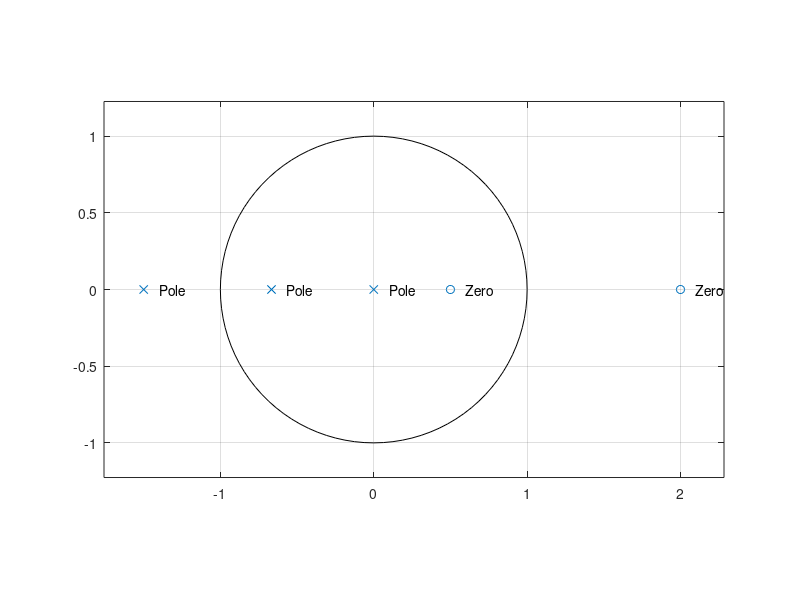

Recreate this plot in MATLAB. (Note: this script raises an error after producing the figure.)
%% Alexander Faust
%
% ECE 310 - Problem Set 2
% October 5, 2023
%
clc; clear; close all;

%% Question 1
% List a and b values:
a = [-2 5 -2];
b = [6 13 6 0];
% Compute zpk from num and den:
[z,p,k] = tf2zp(a, b);

figure;
zplane(z, p);

text(real(z)+0.1,imag(z),"Zero")
text(real(p)+0.1,imag(p),"Pole")

%% Question 2
% List sampling and filter parameters:

fs = 40e6;          % Sampling rate [Hz]
Ny = fs/2;          % Nyquist [Hz]
fpass1 = 9e6;       % Lower passband edge [Hz]
fpass2 = 12.5e6;    % Upper passband edge [Hz]
fstop1 = 9.5e6;     % Lower stopband edge [Hz]
fstop2 = 12e6;      % Upper stopband edge [Hz]
Ap = 1.5;           % Passband variation [dB]
Ast = 40;           % Stopband attenuation [dB]

% Question 2 - part a)
% Obtain the order of the butterworth filter for each case:
[n_butter_dig, Wn_butter_digital] = buttord([fpass1, fpass2]/(fs/2), [fstop1, fstop2]/(fs/2), Ap, Ast);
[n_butter_analog, Wn_butter_analog] = buttord([fpass1, fpass2], [fstop1, fstop2], Ap, Ast, 's');

% Obtain the order of the Chebyshev I filter for each case:
[n_cheby1_dig, Wn_cheby1_digital] = cheb1ord([fpass1, fpass2]/(fs/2), [fstop1, fstop2]/(fs/2),Ap, Ast); 
[n_cheby1_analog, Wn_cheby1_analog] = cheb1ord([fpass1, fpass2], [fstop1, fstop2], Ap, Ast, 's');

% Obtain the order of the Chebyshev II filter for each case:
[n_cheby2_dig, Wn_cheby2_digital] = cheb2ord([fpass1, fpass2]/(fs/2), [fstop1, fstop2]/(fs/2), Ap, Ast);
[n_cheby2_analog, Wn_cheby2_analog] = cheb2ord([fpass1, fpass2], [fstop1, fstop2], Ap, Ast, 's');

% Obtain the order of the Elliptic filter for each case:
[n_ellip_dig, Wn_ellip_digital] = ellipord([fpass1, fpass2]/(fs/2), [fstop1, fstop2]/(fs/2), Ap, Ast);
[n_ellip_analog, Wn_ellip_analog] = ellipord([fpass1, fpass2], [fstop1, fstop2], Ap, Ast, 's');

% Question 2 - part b) & part c)
% Frequency range to plot over:
w = linspace(0, 20e6, 1000);

%% Create the Butterworth filter given filter order in part a):
[B_BW_dig, A_BW_dig] = butter(n_butter_dig, Wn_butter_digital, 'stop');
[B_BW_analog, A_BW_analog] = butter(n_butter_analog, Wn_butter_analog, 'stop', 's');
[Z_BW_dig, P_BW_dig, ~] = butter(n_butter_dig, Wn_butter_digital, 'stop');
[Z_BW_analog, P_BW_analog, ~] = butter(n_butter_analog, Wn_butter_analog, 'stop', 's');

% Compute frequency response at frequencies w for both cases:
H_BW_dig = freqz(B_BW_dig, A_BW_dig, w, fs);
H_BW_analog = freqs(B_BW_analog, A_BW_analog, w);
H_BW_dig_dB = 20*log10(abs(H_BW_dig));
H_BW_analog_dB = 20*log10(abs(H_BW_analog));

% Plot the poles and zeros plot / magnitude and phase response:
poles_zeros(Z_BW_dig, P_BW_dig, Z_BW_analog, P_BW_analog, "Butterworth");
plotFreq(H_BW_dig, H_BW_analog, w, "Butterworth");

%% Create the Chebyshev I filter given filter order in part a):
[B_cheby1_dig, A_cheby1_dig] = cheby1(n_cheby1_dig, Ap, Wn_cheby1_digital, 'stop');
[B_cheby1_analog, A_cheby1_analog] = cheby1(n_cheby1_analog, Ap, Wn_cheby1_analog, 'stop', 's');
[Z_cheby1_dig, P_cheby1_dig, ~] = cheby1(n_cheby1_dig, Ap, Wn_cheby1_digital, 'stop');
[Z_cheby1_analog, P_cheby1_analog, ~] = cheby1(n_cheby1_analog, Ap, Wn_cheby1_analog, 'stop', 's');

% Compute frequency response at frequencies w for both cases:
H_cheby1_dig = freqz(B_cheby1_dig, A_cheby1_dig, w, fs);
H_cheby1_analog = freqs(B_cheby1_analog, A_cheby1_analog, w);
H_cheby1_dig_dB = 20*log10(abs(H_cheby1_dig));
H_cheby1_analog_dB = 20*log10(abs(H_cheby1_analog));

% Plot the poles and zeros plot / magnitude and phase response:
poles_zeros(Z_cheby1_dig, P_cheby1_dig, Z_cheby1_analog, P_cheby1_analog, "Chebyshev I");
plotFreq(H_cheby1_dig, H_cheby1_analog, w, "Chebyshev I");

%% Create the Chebyshev II filter given filter order in part a):
[B_cheby2_dig, A_cheby2_dig] = cheby2(n_cheby2_dig, Ast, Wn_cheby2_digital, 'stop');
[B_cheby2_analog, A_cheby2_analog] = cheby2(n_cheby2_analog, Ast, Wn_cheby2_analog, 'stop', 's');
[Z_cheby2_dig, P_cheby2_dig, ~] = cheby2(n_cheby2_dig, Ast, Wn_cheby2_digital, 'stop');
[Z_cheby2_analog, P_cheby2_analog, ~] = cheby2(n_cheby2_analog, Ast, Wn_cheby2_analog, 'stop', 's');

% Compute frequency response at frequencies w for both cases:
H_cheby2_dig = freqz(B_cheby2_dig, A_cheby2_dig, w, fs);
H_cheby2_analog = freqs(B_cheby2_analog, A_cheby2_analog, w);
H_cheby2_dig_dB = 20*log10(abs(H_cheby2_dig));
H_cheby2_analog_dB = 20*log10(abs(H_cheby2_analog));

% Plot the poles and zeros plot / magnitude and phase response:
poles_zeros(Z_cheby2_dig, P_cheby2_dig, Z_cheby2_analog, P_cheby2_analog, "Chebyshev II");
plotFreq(H_cheby2_dig, H_cheby2_analog, w, "Chebyshev II");

% List Filter order:
Cases = ["Analog" ; "Digital"];
Butterworth_Order = [2*n_butter_analog ; 2*n_butter_dig];
ChebyshevI_Order = [2*n_cheby1_analog ; 2*n_cheby1_dig];
ChebyshevII_Order = [2*n_cheby2_analog ; 2*n_cheby2_dig];
Elliptic_order = [2*n_ellip_analog ; 2*n_ellip_dig];

Filter_Order_Table = table(Cases, Butterworth_Order, ChebyshevI_Order, ChebyshevII_Order, Elliptic_order);
disp("Displaying filter order for each type:" + newline);
disp(Filter_Order_Table);
%% Create the Elliptic filter given the filter order in part a):
[B_ellip_dig, A_ellip_dig] = ellip(n_ellip_dig, Ap, Ast, Wn_ellip_digital, 'stop');
[B_ellip_analog, A_ellip_analog] = ellip(n_ellip_analog, Ap, Ast, Wn_ellip_analog, 'stop', 's');
[Z_ellip_dig, P_ellip_dig, ~] = ellip(n_ellip_dig, Ap, Ast, Wn_ellip_digital, 'stop');
[Z_ellip_analog, P_ellip_analog, ~] = ellip(n_ellip_analog, Ap, Ast, Wn_ellip_analog, 'stop', 's');

% Compute frequency response at frequencies w for both cases:
H_ellip_dig = freqz(B_ellip_dig, A_ellip_dig, w, fs);
H_ellip_analog = freqs(B_ellip_analog, A_ellip_analog, w);
H_ellip_dig_dB = 20*log10(abs(H_ellip_dig));
H_ellip_analog_dB = 20*log10(abs(H_ellip_analog));

% Plot the poles and zeros plot / magnitude and phase response:
poles_zeros(Z_ellip_dig, P_ellip_dig, Z_ellip_analog, P_ellip_analog, "Elliptic");
plotFreq(H_ellip_dig, H_ellip_analog, w, "Elliptic");

% Question 2 - part d)
% Find index of edges:
indstop1 = find(w <= fstop1);
indstop2 = find(w <= fstop2);
indpass1 = find(w <= fpass1);
indpass2 = find(w <= fpass2);


Stopband_edges = [9.5 ; 12 ; "Passband Edges" ; 9 ; 12.5];           % Stop band frequencies in Hz
BW_dig = [H_BW_dig_dB(indstop1(end)) ; H_BW_dig_dB(indstop2(end)) ; "=====" ; H_BW_dig_dB(indpass1(end)) ; H_BW_dig_dB(indpass2(end))];
BW_analog = [H_BW_analog_dB(indstop1(end)) ; H_BW_analog_dB(indstop2(end)) ; "=====" ; H_BW_analog_dB(indpass1(end)) ; H_BW_analog_dB(indpass2(end))];
Cheby1_dig = [H_cheby1_dig_dB(indstop1(end)) ; H_cheby1_dig_dB(indstop2(end)) ; "=====" ; H_cheby1_dig_dB(indpass1(end)) ; H_cheby1_dig_dB(indpass2(end))];
Cheby1_analog = [H_cheby1_analog_dB(indstop1(end)) ; H_cheby1_analog_dB(indstop2(end)) ; "=====" ; H_cheby1_analog_dB(indpass1(end)) ; H_cheby1_analog_dB(indpass2(end))];
Cheby2_dig = [H_cheby2_dig_dB(indstop1(end)) ; H_cheby2_dig_dB(indstop2(end)) ; "=====" ; H_cheby2_dig_dB(indpass1(end)) ; H_cheby2_dig_dB(indpass2(end))];
Cheby2_analog = [H_cheby2_analog_dB(indstop1(end)) ; H_cheby2_analog_dB(indstop2(end)) ; "=====" ; H_cheby2_analog_dB(indpass1(end)) ; H_cheby2_analog_dB(indpass2(end))];
Elliptic_dig = [H_ellip_dig_dB(indstop1(end)) ; H_ellip_dig_dB(indstop2(end)) ; "=====" ; H_ellip_dig_dB(indpass1(end)) ; H_ellip_dig_dB(indpass2(end))];
Elliptic_analog = [H_ellip_analog_dB(indstop1(end)) ; H_ellip_analog_dB(indstop2(end)) ; "=====" ; H_ellip_analog_dB(indpass1(end)) ; H_ellip_analog_dB(indpass2(end))];

Gain_table = table(Stopband_edges, BW_dig, BW_analog, Cheby1_dig, Cheby1_analog, Cheby2_dig, Cheby2_analog, Elliptic_dig, Elliptic_analog);
disp("Displaying table with gain values in [dB] at the stop band or passband edges:" + newline);
disp(Gain_table);
%% Problem 3
% Create the Kaiser Window:
% List the delta pass and stop parameters on a LINEAR scale
del_pass = 10 ^ (-Ap / 20);
del_stop = 10 ^ (-Ast / 20);

% Create stopband and passband edge frequeny vector [Hz]:
F = [fpass1, fstop1, fstop2, fpass2];
% Specify the passband and stop band via the A vector:
A = [1 0 1];
% Specify maximum ripples (ON A LINEAR SCALE)
DEV = [del_pass, del_stop, del_pass];
% Determine kaiser order based on the specs:
[kais_ord, Wn, bta, filtype] = kaiserord(F, A, DEV, fs);
kais_window = kaiser(kais_ord + 1, bta);
% Determine Equiripple FIR design based on Parks-McClellan:
[pm_ord, Fp, As, W] = firpmord(F, A, DEV, fs);

% Determine the filter coefficients of the Kaiser filter:
B_kaiser = fir1(kais_ord, Wn, filtype, kais_window, 'noscale');

% Determine pm FIR filter:
B_pm = firpm(pm_ord, Fp, As, W);


% Question 3 - part b)
% Indicate length of each filter:
kaiser_length = length(B_kaiser);
pm_length = length(B_pm);

% Create stem plot of each filter:
figure;
subplot(2, 1, 1);
stem(0 : (kaiser_length - 1), B_kaiser);
title("Filter Coefficients for Kaiser");
xlabel("Index");
ylabel("Value");

subplot(2, 1, 2);
stem(0 : (pm_length - 1), B_pm);
title("Filter Coefficients for Equiripple");
xlabel("Index");
ylabel("Value");


% Create pole and zero plot for each filter:
figure;
subplot(2, 1, 1);
zplane(B_kaiser, 1);
title("Pole Zero Plot for Kaiser");

subplot(2, 1, 2);
zplane(B_pm);
title("Pole Zero Plot for Equiripple");

% Plot the magnitude response for each filter:
[H_kaiser, Wn_kaiser] = freqz(B_kaiser, 1, w, fs);
[H_pm, Wn_pm] = freqz(B_pm, 1, w, fs);

figure;
subplot(2, 1, 1);
plot(Wn_kaiser / 1e6, 20*log10(abs(H_kaiser)));
title("Frequency Response of Kaiser");
ylim([-50 2]);
xlabel("Frequency [MHz]");
ylabel("Magnitude [dB]");

% Plot phase degree
phase_kaiser_radians_dig = angle(H_kaiser);
phase_kaiser_deg_dig = unwrap(phase_kaiser_radians_dig) * 180/pi;
subplot(2, 1, 2);
plot(w/1e6, phase_kaiser_deg_dig);
title("Phase Response of Digital Kaiser FIR Filter");
xlabel("Frequency [MHz]");
ylabel("Phase [degrees]");

figure;
subplot(2, 1, 1);
plot(Wn_pm / 1e6, 20*log10(abs(H_pm)));
title("Frequency Response of Equiripple");
ylim([-50 2]);
xlabel("Frequency [MHz]");
ylabel("Magnitude [dB]");

phase_PM_radians_dig = angle(H_pm);
phase_PM_deg_dig = unwrap(phase_PM_radians_dig) * 180/pi;
subplot(2, 1, 2);
plot(w/1e6, phase_PM_deg_dig);
title("Phase Response of digital Equiripple FIR Filter");
xlabel("Frequency [MHz]");
ylabel("Phase [degrees]");

% Question 3 - part c)
W_ratio = W(1) / W(2);
del_ratio = del_stop / del_pass;

disp("Checking the ratio of weights to the ratio of tolerance to look for equivalence..." + newline);
disp("W_pass / W_stop = " + W_ratio + ", and del_stop / del_pass = " + del_ratio + newline + ...
     "Clearly, the values are equal." + newline);

% Question 3 - part d)
% Examine the passband range:
passband_indices = find(w < 9e6);

% Determine max and mingain in passband:
maxgain_PB_pm = max(20*log10(abs(H_pm(1 : passband_indices(end)))));
mingain_PB_pm = min(20*log10(abs(H_pm(1 : passband_indices(end)))));
disp("Max gain in passband for Parks McClellan: " + maxgain_PB_pm + ", Min gain: " + mingain_PB_pm);

maxgain_PB_kaiser = max(20*log10(abs(H_kaiser(1 : passband_indices(end)))));
mingain_PB_kaiser = min(20*log10(abs(H_kaiser(1 : passband_indices(end)))));
disp("Max gain in passband for Kaiser: " + maxgain_PB_kaiser + ", Min gain: " + mingain_PB_kaiser + newline);

% Determine if the max gain in the stop band is always less than or equal
% to 30dB:
ind1 = find(w < 12e6);
ind2 = find(w < 9.5e6);
stopband_indices = ind1(ind2(end) + 1 : end);

% For the PM filter:
for i = 1:length(stopband_indices)
    % Create a way to tell at the end if the process completed
    % successfully:
    err = 0;

    if 20*log10(abs(H_pm(stopband_indices(i)))) > -30
        disp("Equiripple filter design in the stop band is above 30dB at frequency: " + w(stopband_indices(i)));
        err = err + 1;
    end
    
    if i == length(stopband_indices)
        if err == 0
            disp("Equiripple filter design in the stop band is always below 30dB!");
        else 
            disp("Equiripple filter design failed to meet specs at more than one frequency...");
        end
    end
end

% For the Kaiser Filter:
for i = 1:length(stopband_indices)
    % Create a way to tell at the end if the process completed
    % successfully:
    err = 0;

    if 20*log10(abs(H_kaiser(stopband_indices(i)))) > -30
        disp("Kaiser filter design in the stop band is below 30dB at frequency: " + w(stopband_indices(i)));
        err = err + 1;
    end
    
    if i == length(stopband_indices)
        if err == 0
            disp("Kaiser filter design in the stop band is always below 30dB!");
        else
            disp("Kaiser filter design failed to meet specs at more than one frequency");
        end
    end
end

% Question 3 - part e)
disp(newline);
disp("According to the simulations in the passband and the difference between the max and min" + newline + ...
    "the filter design for the Kaiser filter, it meets the specs. However, the equiripple has a little more than a 1.5dB" + newline + ...
    "difference in the max and min gain. This means that it did not meet the specs exactly in the passband. I would fix this" + newline + ...
    "by perhaps lowering the ripple factor when passing variables through the filter.");

%% Functions Created:
% Create function to simply make freqs/freqz plots of each filter created
% the same way for different A and B coefficients:
function plotFreq(H1, H2, w, filter_name)
    % Create digital magnitude response with the given w frequency range 
    % and the phase response
    figure;
    subplot(2, 1, 1);
    plot(w/1e6, 20*log10(abs(H1)));
    % freqz(B_digital, A_digital);
    title("Magnitude response of digital " + filter_name + " IIR Filter");
    xlabel("Frequency [MHz]");
    ylabel("Magnitude [dB]");
    ylim([-50 2]);
    
    % Create plot of phase response:
    phase_radians_dig = angle(H1);
    phase_deg_dig = unwrap(phase_radians_dig) * 180/pi;
    subplot(2, 1, 2);
    plot(w/1e6, phase_deg_dig);
    title("Phase Response of digital " + filter_name + " IIR Filter");
    xlabel("Frequency [MHz]");
    ylabel("Phase [degrees]");
    
    % Create analog magnitude response:
    figure;
    subplot(2, 1, 1);
    plot(w/1e6, 20*log10(abs(H2)));
    title("Magnitude Response of analog " + filter_name + " IIR Filter");
    xlabel("Frequency [MHz]");
    ylabel("Magnitude [dB]");
    ylim([-50 2]);

    % Create subplot for analog phas response:
    phase_radians_analog = angle(H2);
    phase_deg_analog = unwrap(phase_radians_analog) * 180/pi;
    subplot(2, 1, 2);
    plot(w/1e6, phase_deg_analog);
    title("Phase Response of analog " + filter_name + " IIR Filter");
    xlabel("Frequency [MHz]");
    ylabel("Phase [degrees]");
end

% Function to create pole and zero plots for each filter:
function poles_zeros(Z_dig, P_dig, Z_analog, P_analog, filter_name)
    figure;
    subplot(2, 1, 1);
    zplane(Z_dig, P_dig);
    title("Poles and Zero Plot for Digital " + filter_name + " Filter");

    subplot(2, 1, 2);
    zplane(Z_analog, P_analog);
    title("Poles and Zero Plot for Analog " + filter_name + " Filter");
end

